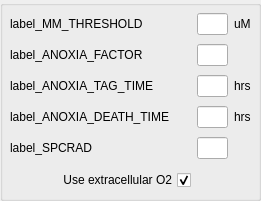
           <widget class="QGroupBox" name="groupBox_run2">
            <property name="geometry">
             <rect>
              <x>290</x>
              <y>20</y>
              <width>261</width>
              <height>201</height>
             </rect>
            </property>
            <property name="title">
             <string/>
            </property>
            <widget class="QWidget" name="gridLayoutWidget_5">
             <property name="geometry">
              <rect>
               <x>10</x>
               <y>10</y>
               <width>241</width>
               <height>152</height>
              </rect>
             </property>
             <layout class="QGridLayout" name="gridLayout">
              <item row="0" column="0">
               <widget class="QMyLabel" name="label_MM_THRESHOLD">
                <property name="text">
                 <string>label_MM_THRESHOLD</string>
                </property>
               </widget>
              </item>
              <item row="0" column="1">
               <spacer name="horizontalSpacer_41">
                <property name="orientation">
                 <enum>Qt::Horizontal</enum>
                </property>
                <property name="sizeHint" stdset="0">
                 <size>
                  <width>40</width>
                  <height>13</height>
                 </size>
                </property>
               </spacer>
              </item>
              <item row="0" column="2">
               <widget class="QLineEdit" name="line_MM_THRESHOLD">
                <property name="maximumSize">
                 <size>
                  <width>50</width>
                  <height>16777215</height>
                 </size>
                </property>
                <property name="alignment">
                 <set>Qt::AlignRight|Qt::AlignTrailing|Qt::AlignVCenter</set>
                </property>
               </widget>
              </item>
              <item row="0" column="3">
               <widget class="QLabel" name="units_MM_THRESHOLD">
                <property name="text">
                 <string>uM</string>
                </property>
               </widget>
              </item>
              <item row="1" column="0">
               <widget class="QMyLabel" name="label_ANOXIA_FACTOR">
                <property name="text">
                 <string>label_ANOXIA_FACTOR</string>
                </property>
               </widget>
              </item>
              <item row="1" column="1">
               <spacer name="horizontalSpacer">
                <property name="orientation">
                 <enum>Qt::Horizontal</enum>
                </property>
                <property name="sizeHint" stdset="0">
                 <size>
                  <width>40</width>
                  <height>20</height>
                 </size>
                </property>
               </spacer>
              </item>
              <item row="1" column="2">
               <widget class="QLineEdit" name="line_ANOXIA_FACTOR">
                <property name="maximumSize">
                 <size>
                  <width>50</width>
                  <height>16777215</height>
                 </size>
                </property>
                <property name="alignment">
                 <set>Qt::AlignRight|Qt::AlignTrailing|Qt::AlignVCenter</set>
                </property>
               </widget>
              </item>
              <item row="2" column="0">
               <widget class="QMyLabel" name="label_ANOXIA_TAG_TIME">
                <property name="text">
                 <string>label_ANOXIA_TAG_TIME</string>
                </property>
               </widget>
              </item>
              <item row="2" column="1">
               <spacer name="horizontalSpacer_42">
                <property name="orientation">
                 <enum>Qt::Horizontal</enum>
                </property>
                <property name="sizeHint" stdset="0">
                 <size>
                  <width>40</width>
                  <height>13</height>
                 </size>
                </property>
               </spacer>
              </item>
              <item row="2" column="2">
               <widget class="QLineEdit" name="line_ANOXIA_TAG_TIME">
                <property name="maximumSize">
                 <size>
                  <width>50</width>
                  <height>16777215</height>
                 </size>
                </property>
                <property name="alignment">
                 <set>Qt::AlignRight|Qt::AlignTrailing|Qt::AlignVCenter</set>
                </property>
               </widget>
              </item>
              <item row="2" column="3">
               <widget class="QLabel" name="units_T_ANOXIC_LIMIT">
                <property name="text">
                 <string>hrs</string>
                </property>
               </widget>
              </item>
              <item row="3" column="0">
               <widget class="QMyLabel" name="label_ANOXIA_DEATH_TIME">
                <property name="text">
                 <string>label_ANOXIA_DEATH_TIME</string>
                </property>
               </widget>
              </item>
              <item row="3" column="1">
               <spacer name="horizontalSpacer_44">
                <property name="orientation">
                 <enum>Qt::Horizontal</enum>
                </property>
                <property name="sizeHint" stdset="0">
                 <size>
                  <width>40</width>
                  <height>13</height>
                 </size>
                </property>
               </spacer>
              </item>
              <item row="3" column="2">
               <widget class="QLineEdit" name="line_ANOXIA_DEATH_TIME">
                <property name="maximumSize">
                 <size>
                  <width>50</width>
                  <height>16777215</height>
                 </size>
                </property>
                <property name="alignment">
                 <set>Qt::AlignRight|Qt::AlignTrailing|Qt::AlignVCenter</set>
                </property>
               </widget>
              </item>
              <item row="3" column="3">
               <widget class="QLabel" name="units_T_ANOXIA_DEATH">
                <property name="text">
                 <string>hrs</string>
                </property>
               </widget>
              </item>
              <item row="4" column="0">
               <widget class="QMyLabel" name="label_SPCRAD">
                <property name="text">
                 <string>label_SPCRAD</string>
                </property>
               </widget>
              </item>
              <item row="4" column="2">
               <widget class="QLineEdit" name="line_SPCRAD">
                <property name="maximumSize">
                 <size>
                  <width>50</width>
                  <height>16777215</height>
                 </size>
                </property>
                <property name="alignment">
                 <set>Qt::AlignRight|Qt::AlignTrailing|Qt::AlignVCenter</set>
                </property>
               </widget>
              </item>
              <item row="4" column="1">
               <spacer name="horizontalSpacer_45">
                <property name="orientation">
                 <enum>Qt::Horizontal</enum>
                </property>
                <property name="sizeHint" stdset="0">
                 <size>
                  <width>40</width>
                  <height>13</height>
                 </size>
                </property>
               </spacer>
              </item>
             </layout>
            </widget>
            <widget class="QCheckBox" name="cbox_USE_EXTRA">
             <property name="geometry">
              <rect>
               <x>60</x>
               <y>170</y>
               <width>131</width>
               <height>20</height>
              </rect>
             </property>
             <property name="layoutDirection">
              <enum>Qt::RightToLeft</enum>
             </property>
             <property name="text">
              <string>Use extracellular O2</string>
             </property>
             <property name="checked">
              <bool>true</bool>
             </property>
            </widget>
           </widget>
